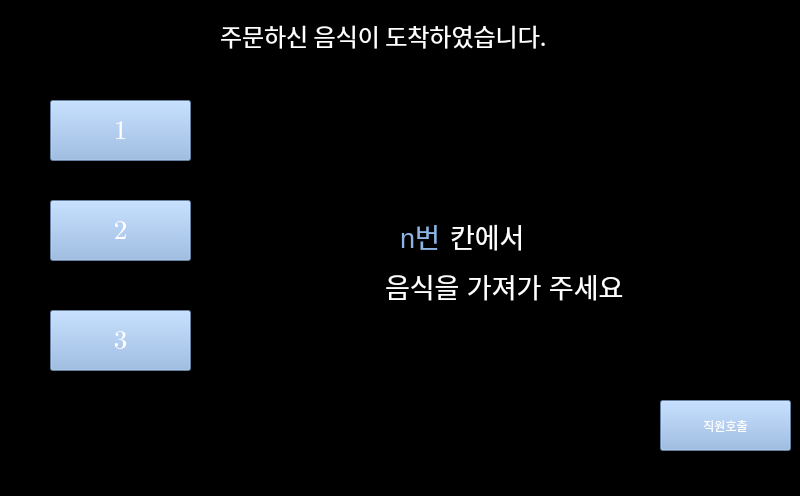
<?xml version="1.0" encoding="UTF-8"?>
<ui version="4.0">
 <class>MainWindow</class>
 <widget class="QMainWindow" name="MainWindow">
  <property name="geometry">
   <rect>
    <x>0</x>
    <y>0</y>
    <width>800</width>
    <height>496</height>
   </rect>
  </property>
  <property name="font">
   <font>
    <family>Cambria Math</family>
   </font>
  </property>
  <property name="windowTitle">
   <string>MainWindow</string>
  </property>
  <property name="styleSheet">
   <string notr="true">background-color:rgb(0, 0, 0)</string>
  </property>
  <widget class="QWidget" name="centralwidget">
   <widget class="QLabel" name="label">
    <property name="geometry">
     <rect>
      <x>220</x>
      <y>0</y>
      <width>351</width>
      <height>71</height>
     </rect>
    </property>
    <property name="font">
     <font>
      <family>Agency FB</family>
      <pointsize>18</pointsize>
     </font>
    </property>
    <property name="styleSheet">
     <string notr="true">color:rgb(255, 255, 255)</string>
    </property>
    <property name="text">
     <string>주문하신 음식이 도착하였습니다.</string>
    </property>
   </widget>
   <widget class="QPushButton" name="btn_1">
    <property name="geometry">
     <rect>
      <x>50</x>
      <y>100</y>
      <width>141</width>
      <height>61</height>
     </rect>
    </property>
    <property name="font">
     <font>
      <family>Cambria Math</family>
      <pointsize>20</pointsize>
     </font>
    </property>
    <property name="styleSheet">
     <string notr="true">background-color:rgb(140, 179, 227);
color: rgb(255, 255, 255)
</string>
    </property>
    <property name="text">
     <string>1</string>
    </property>
   </widget>
   <widget class="QPushButton" name="btn_2">
    <property name="geometry">
     <rect>
      <x>50</x>
      <y>200</y>
      <width>141</width>
      <height>61</height>
     </rect>
    </property>
    <property name="font">
     <font>
      <family>Cambria Math</family>
      <pointsize>20</pointsize>
     </font>
    </property>
    <property name="styleSheet">
     <string notr="true">background-color:rgb(140, 179, 227);
color: rgb(255, 255, 255)</string>
    </property>
    <property name="text">
     <string>2</string>
    </property>
   </widget>
   <widget class="QPushButton" name="btn_3">
    <property name="geometry">
     <rect>
      <x>50</x>
      <y>310</y>
      <width>141</width>
      <height>61</height>
     </rect>
    </property>
    <property name="font">
     <font>
      <family>Cambria Math</family>
      <pointsize>20</pointsize>
     </font>
    </property>
    <property name="styleSheet">
     <string notr="true">background-color:rgb(140, 179, 227);
color:rgb(255, 255, 255)</string>
    </property>
    <property name="text">
     <string>3</string>
    </property>
   </widget>
   <widget class="QPushButton" name="btn_4">
    <property name="geometry">
     <rect>
      <x>660</x>
      <y>400</y>
      <width>131</width>
      <height>51</height>
     </rect>
    </property>
    <property name="styleSheet">
     <string notr="true">background-color:rgb(140, 179, 227);
color:rgb(255, 255, 255)</string>
    </property>
    <property name="text">
     <string>직원호출</string>
    </property>
   </widget>
   <widget class="QLabel" name="label_2">
    <property name="geometry">
     <rect>
      <x>340</x>
      <y>250</y>
      <width>381</width>
      <height>71</height>
     </rect>
    </property>
    <property name="font">
     <font>
      <pointsize>20</pointsize>
     </font>
    </property>
    <property name="styleSheet">
     <string notr="true">
color: rgb(255, 255, 255)</string>
    </property>
    <property name="text">
     <string>      음식을 가져가 주세요</string>
    </property>
   </widget>
   <widget class="QLabel" name="label_3">
    <property name="geometry">
     <rect>
      <x>450</x>
      <y>200</y>
      <width>131</width>
      <height>71</height>
     </rect>
    </property>
    <property name="font">
     <font>
      <pointsize>20</pointsize>
     </font>
    </property>
    <property name="styleSheet">
     <string notr="true">
color: rgb(255, 255, 255)</string>
    </property>
    <property name="text">
     <string>칸에서</string>
    </property>
   </widget>
   <widget class="QLabel" name="label_4">
    <property name="geometry">
     <rect>
      <x>400</x>
      <y>200</y>
      <width>41</width>
      <height>71</height>
     </rect>
    </property>
    <property name="font">
     <font>
      <pointsize>20</pointsize>
     </font>
    </property>
    <property name="styleSheet">
     <string notr="true">
color: rgb(140, 179, 227)</string>
    </property>
    <property name="text">
     <string>n번</string>
    </property>
   </widget>
  </widget>
  <widget class="QMenuBar" name="menubar">
   <property name="geometry">
    <rect>
     <x>0</x>
     <y>0</y>
     <width>800</width>
     <height>21</height>
    </rect>
   </property>
  </widget>
  <widget class="QStatusBar" name="statusbar"/>
 </widget>
 <resources/>
 <connections/>
</ui>
